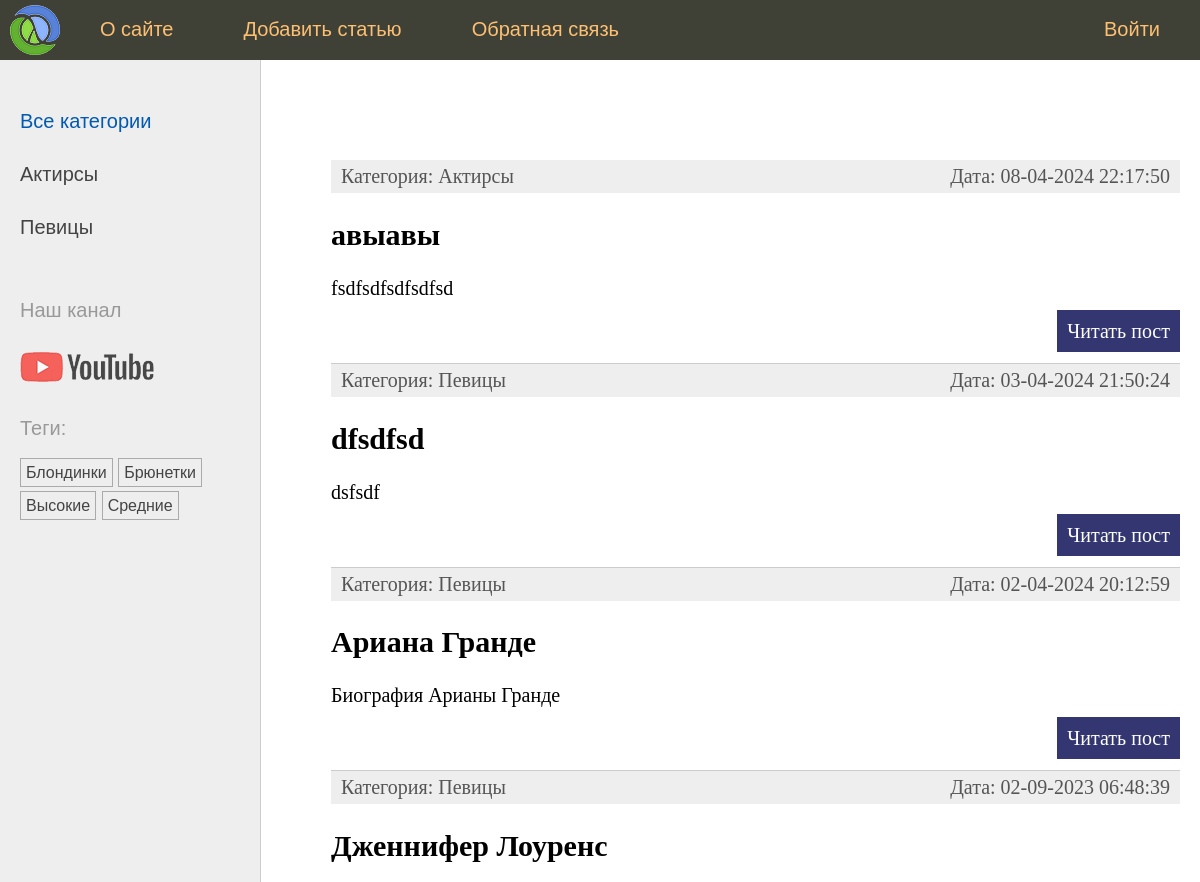
The app's page / (upper part), older data.
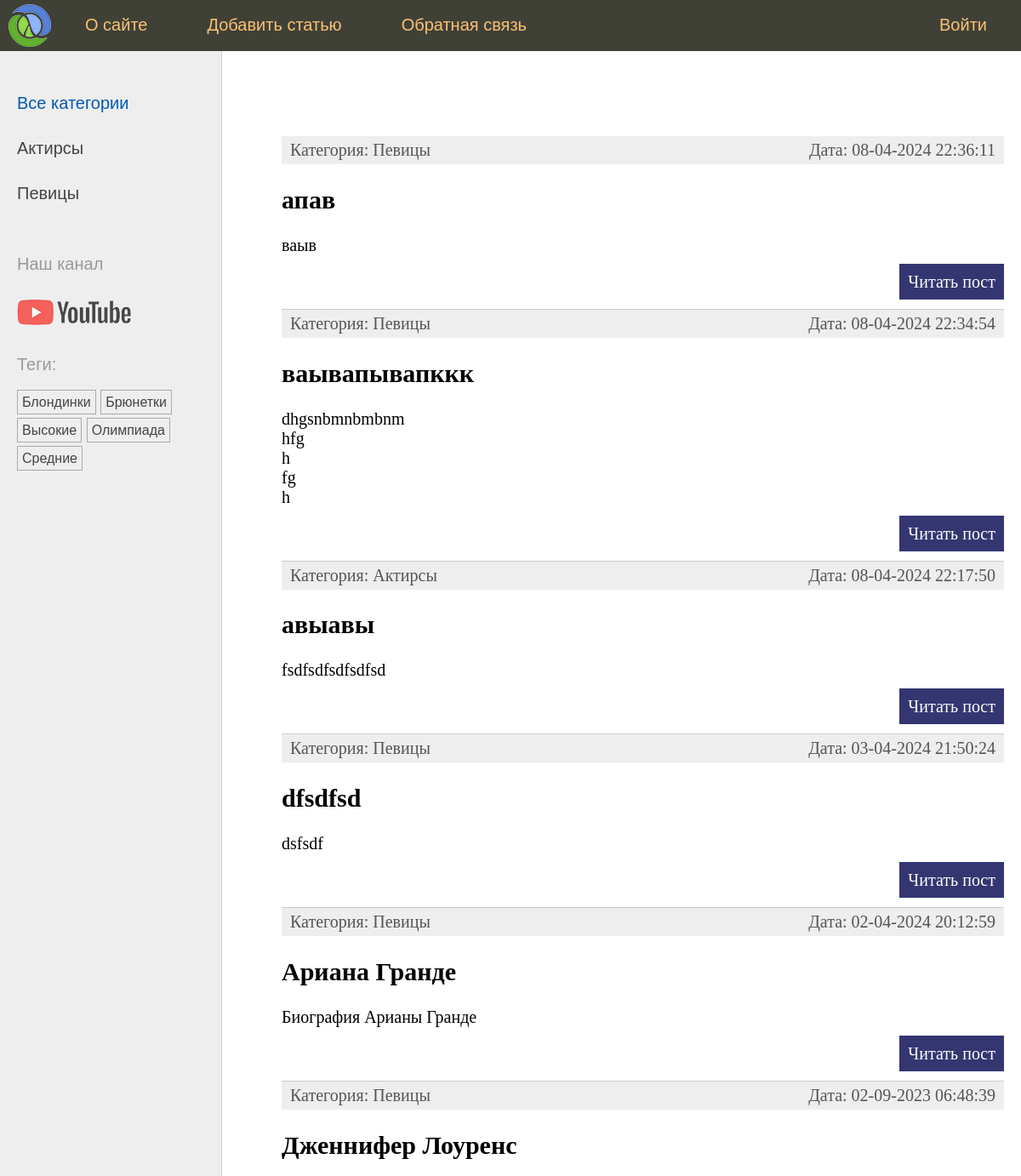
The same page, newer data.
### women/models.py (models this page shows, shortened)
class Category(models.Model):
    name = models.CharField(max_length=100, db_index=True, verbose_name='Категория')
    slug = models.SlugField(max_length=255, unique=True, db_index=True, verbose_name='Slug')
    class Meta:
        verbose_name = 'Категория'
        verbose_name_plural = 'Категории'
    def get_absolute_url(self):
        return reverse('category', kwargs={'category_slug': self.slug})

class TagPost(models.Model):
    tag = models.CharField(max_length=255, db_index=True)
    slug = models.SlugField(max_length=255, unique=True, db_index=True)
    def get_absolute_url(self):
        return reverse('tag', kwargs={'tag_slug': self.slug})

class Women(models.Model):
    class Status(models.IntegerChoices):
        DRAFT = 0, 'Черновик'
        PUBLISHED = 1, 'Опубликовано'
    title = models.CharField(max_length=255, verbose_name='Заголовок')
    slug = models.SlugField(max_length=255, unique=True, db_index=True, verbose_name='Slug',
                            validators=[
                                 MinLengthValidator(5, message='Минимум 5 символов'),
                                 MaxLengthValidator(100, message='Максимум 100 символов'),
                             ])
    photo = models.ImageField(upload_to='photos/%Y/%m/%d', default=None,
                              blank=True, null=True, verbose_name='Фото')
    content = models.TextField(blank=True, verbose_name='Текст статьи')
    time_create = models.DateTimeField(auto_now_add=True, verbose_name='Время создания')
    time_update = models.DateTimeField(auto_now=True, verbose_name='Время изменения')
    is_published = models.BooleanField(choices=tuple(map(lambda x: (bool(x[0]), x[1]), Status.choices)),
                                       default=Status.DRAFT,
                                       verbose_name='Опубликовано')
    category = models.ForeignKey('Category', on_delete=models.PROTECT, related_name='posts', verbose_name='Категория')
    tags = models.ManyToManyField('TagPost', blank=True, related_name='tags', verbose_name='Тэги')
    husband = models.OneToOneField(
        'Husband',
        on_delete=models.SET_NULL,
        null=True, blank=True,
        related_name='women',
        verbose_name='Муж'
    )
    objects = models.Manager()
    published = PublisherManager()
    class Meta:
        verbose_name = 'Известные женщины'
        verbose_name_plural = 'Известные женщины'
        ordering = ['-time_create']
        indexes = [
            models.Index(fields=['-time_create'])
        ]
    def get_absolute_url(self):
        return reverse('post', kwargs={'post_slug': self.slug})

### women/views.py (the view)
# urls.py: path('', views.index, name='home'),
def index(request):
    posts = Women.published.all().select_related('category')
    data = {'title': 'Главная страница',
            'menu': menu,
            'post': posts,
            'category_selected': 0,
            }
    return render(request, 'women/index.html', context=data)

### women/models.py (called while the page is built)
    def get_queryset(self):
        return super().get_queryset().filter(is_published=Women.Status.PUBLISHED)

### women/templatetags/women_tags.py (called while the page is built)
@register.inclusion_tag('women/list_categories.html')
def show_categories(category_selected=0):
    cats = Category.objects.annotate(total=Count('posts')).filter(total__gt=0)
    return {'cats': cats, 'category_selected': category_selected}

@register.inclusion_tag('women/list_tags.html')
def show_all_tags():
    return {'tags': TagPost.objects.annotate(total=Count('tags')).filter(total__gt=0)}

### women/templates/women/index.html (shortened to what this page needs)
{% extends 'base.html' %}
{% block content %}
<ul class="list-articles">
	{% for p in post %}
		<li>
            <div class="article-panel">
                <p class="first">Категория: {{ p.category.name }}</p>
                <p class="last">Дата: {{ p.time_update|date:"d-m-Y H:i:s" }}</p>
            </div>
			<h2> {{ p.title }}</h2>
			{% autoescape off %}
			{{ p.content|linebreaks|truncatewords:50}}
			{% endautoescape %}
			<p class="link-read-post"><a href="{{ p.get_absolute_url }}">Читать пост</a></p>
		</li>
	{% endfor %}
</ul>
{% endblock content %}

### women/templates/women/list_categories.html
{% for cat in cats %}
		{% if cat.id == category_selected %}
			<li class="selected">{{ cat.name }}</li>
		{% else %}
			<li><a href="{{ cat.get_absolute_url }}">{{ cat.name }}</a></li>
		{% endif %}
{% endfor %}

### women/templates/women/list_tags.html
{% if tags %}
    <p>Теги:</p>
    <ul class="tags-list">
        {% for t in tags %}
            <li><a href="{{ t.get_absolute_url }}">{{ t.tag }}</a></li>
        {% endfor %}
    </ul>
{% endif %}

Row changes from the older to the newer data that the page shows:
now on this page (row unchanged): TagPost: tag "Олимпиада"
added Women: category.name "Певицы", time_update "08-04-2024 22:36:11", title "апав", content "ваыв"
added Women: category.name "Певицы", time_update "08-04-2024 22:34:54", title "ваывапывапккк", content "dhgsnbmnbmbnm hfg h fg h"
